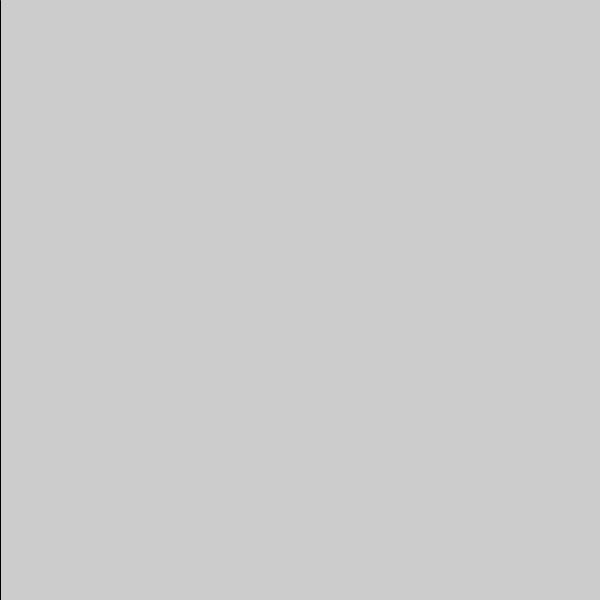
Frame 1 (no input)
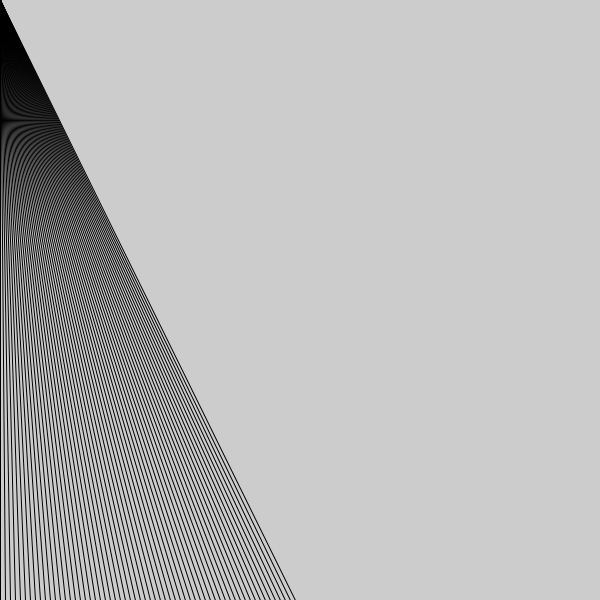
Frame 60 (the mouse pressed at the canvas centre just before this capture)
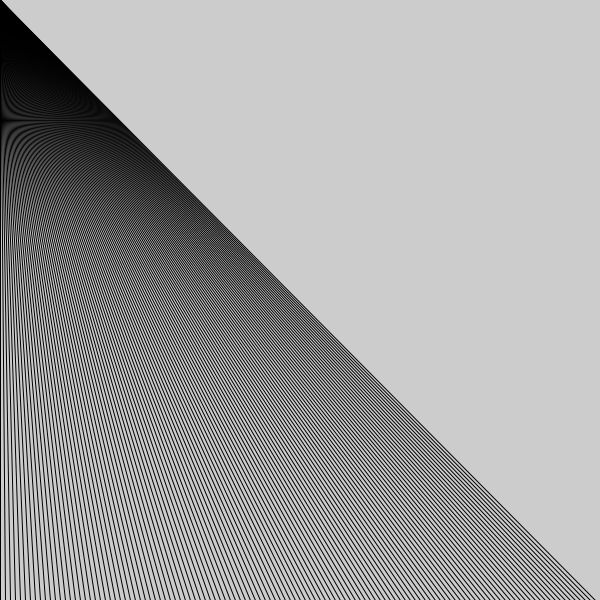
Frame 120 (the mouse held since frame 60 and released just before this capture)

The Processing sketch that drew these frames (run headless with seeded random() and noise(); from frame 60 on, the mouse is pressed at the canvas centre):

// Processing sketch: animation_drawing_vertical_lines
// ── animation_drawing_vertical_lines.pde
float x;

void setup(){
  size(600,600);
  frameRate(5);
}
void draw(){
  line(0,0,x,height);
  x=x+5;
  
}
